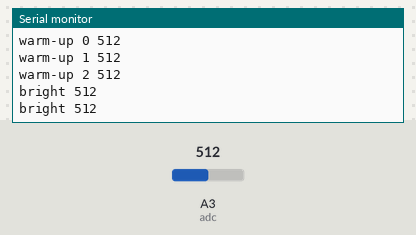
Simulated run of this sketch. Board: Arduino Uno, built with avr-gcc and run on an emulated ATmega328P. On the bench: the last lines printed to the serial monitor. The test bench sets the inputs (shaded band); at power-on: A3 (adc) = 512.

Above: at 1.2 s.
1.3 s: A3 (adc) set to 486
At 2.7 s:
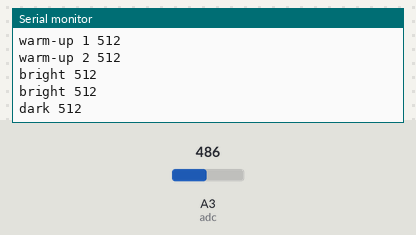
4.5 s: A3 (adc) set to 510
At 5.8 s:
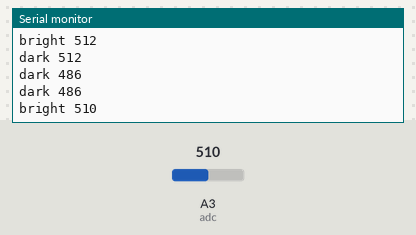

Measured:
- the behaviour switches between 501 and 500 on A3 (adc) (found by bisection; images 0 and 1)
- after the input at 1.3 s, the serial monitor: prints a new line after 0.70 s (image 1)
- after the input at 4.5 s, the serial monitor: prints a new line after 0.50 s (image 2)

The sketch:

decl_locals.ino
```cpp
// Made from a Python program in the ZERO1 Simulator; edits here are not turned back into Python.
// D2 / D3: locals of loop() and of functions, at their first definition or at the top.

const int POT_LDR = A3;        // potentiometer / light sensor

const int adc = POT_LDR;
long seen = 0;                 // read before it is written in the loop: a global

String describe(long value) {
  String word_ = "";
  if (value > 500) {
    word_ = "bright";          // assigned in both branches: declared at the top
  } else {
    word_ = "dark";
  }
  return word_;
}

// Runs once: the lines before "while True:"
void setup() {
  Serial.begin(9600);
  for (long i = 0; i < 3; i++) {  // setup(): its own local
    long first = analogRead(adc);
    Serial.print("warm-up ");
    Serial.print(i);
    Serial.print(" ");
    Serial.println(first);
  }
}

// Runs forever: the body of "while True:" (line 22)
void loop() {
  long highest = 0;
  long value = analogRead(adc);   // first definition, dominates every use: declared here
  if (value > seen) {
    highest = value;           // assigned inside the if, used after it: the top of loop()
  } else {
    highest = seen;
  }
  seen = value;
  Serial.print(describe(value));
  Serial.print(" ");
  Serial.println(highest);
  delay(1000);
}
```
